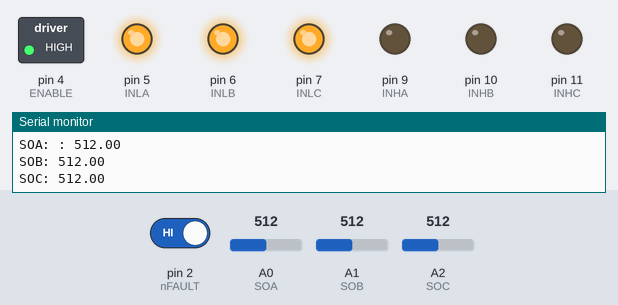
Recording of a sketch running on a simulated Arduino Uno, built with avr-gcc and run on an emulated ATmega328P. Parts: switched loads named in the sketch (green lamp = pin HIGH), output pins drawn as LEDs (lit = HIGH), the last lines printed to the serial monitor. The inputs (shaded band) are chosen by the test bench; at power-on: pin 2 (nFAULT) HIGH, A0 (SOA) = 512, A1 (SOB) = 512, A2 (SOC) = 512.

Above: at 1.2 s.
1.3 s: pin 2 (nFAULT) driven LOW
At 2.0 s:
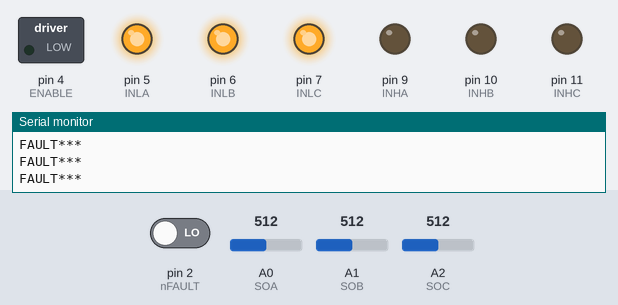
2.8 s: pin 2 (nFAULT) driven HIGH
At 3.4 s:
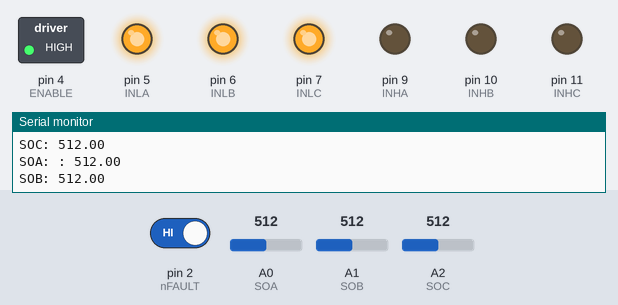
5.8 s: A0 (SOA) set to 107
8.8 s: A0 (SOA) set to 95
11.8 s: A1 (SOB) set to 105
13.3 s: A1 (SOB) set to 93
Timing chart, 0 to 16.3 s (numbered marks = the images above; inputs shaded):
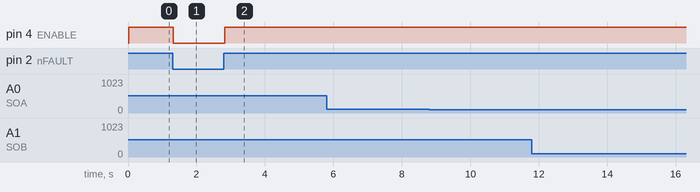

The sketch:

test_motor_control.ino
```cpp
// This module controls a BLDC bafang motor by specifying the 3-phase power supplied to it.
// The speed is read from a throttle and output is sent to the motor using PWM.
// Correction for efficiency is based on a PID loop and gear changes are specified as
// necessary to maintain speed.
//
// Author: Evan Richard

// phase outputs: on an Arduino Uno, PWM output is possible on digital I/O pins 3, 5, 6, 9, 10 and 11.
#define INHA 9
#define INHB 10
#define INHC 11
#define INLA 5
#define INLB 6
#define INLC 7

// Original
 #define HALLA 8
 #define HALLB 12
 #define HALLC 13

// #define HALLA 8
// #define HALLB 13
// #define HALLC 12
//
// #define HALLA 12
// #define HALLB 8
// #define HALLC 13
//
// #define HALLA 12
// #define HALLB 13
// #define HALLC 8
//
// #define HALLA 13
// #define HALLB 8
// #define HALLC 12
//
// #define HALLA 13
// #define HALLB 12
// #define HALLC 8

// Shunt Amplifier input vals: analog
#define SOA A0
#define SOB A1
#define SOC A2

// Potentiometer input val: analog
#define POT A3

// set enable low to turn off driver
// send out pulse to reset driver
#define ENABLE 4

// fault condition: default low, error high
#define nFAULT 2

// threshold for the hall sensor RPM (more accurate when higher)
#define HALL_THRESH 100.0

int fault;
float desiredSpeed, pwmOutput;                    // pwm to write to the 3-phase motor
int hallValA, hallValB, hallValC; // values from hall sensors A, B, C respectively
float curr1, curr2, curr3;          // current vals from SOA, SOB, SOC respectively
float potValue, lastVal;            // current and last potentiometer value, respectively

void setup() {
  // read at baud rate: 9600
  Serial.begin(9600);

  // assume the driver starts properly
  fault = 0;

  // configure the phase output pins
  pinMode(INHA, OUTPUT);
  pinMode(INHB, OUTPUT);
  pinMode(INHC, OUTPUT);
  pinMode(INLA, OUTPUT);
  pinMode(INLB, OUTPUT);
  pinMode(INLC, OUTPUT);

  digitalWrite(INLA, HIGH);
  digitalWrite(INLB, HIGH);
  digitalWrite(INLC, HIGH);
  delay(15);

  // configure hall sensor input pins
  pinMode(HALLA, INPUT);
  pinMode(HALLB, INPUT);
  pinMode(HALLC, INPUT);

  // configure nFault input
  pinMode(nFAULT, INPUT);

  /* Set PWM frequency on pins 9,10, and 11
  // this bit of code comes from
  http://usethearduino.blogspot.com/2008/11/changing-pwm-frequency-on-arduino.html
  */
  // Set PWM for pins 9,10 to 32 kHz
  //First clear all three prescaler bits:
  int prescalerVal = 0x07; //create a variable called prescalerVal and set it equal to the binary number "00000111"
  TCCR1B &= ~prescalerVal; //AND the value in TCCR0B with binary number "11111000"

  //Now set the appropriate prescaler bits:
  int prescalerVal2 = 1; //set prescalerVal equal to binary number "00000001"
//  int prescalerVal2 = 0x03; //set prescalerVal equal to binary number "00000010"
  TCCR1B |= prescalerVal2; //OR the value in TCCR0B with binary number "00000001"

  // Set PWM for pins 3,11 to 32 kHz (Only pin 11 is used in this program)
  //First clear all three prescaler bits:
  TCCR2B &= ~prescalerVal; //AND the value in TCCR0B with binary number "11111000"

  //Now set the appropriate prescaler bits:

  TCCR2B |= prescalerVal2; //OR the value in TCCR0B with binary number "00000001"//First clear all three prescaler bits:

  // configure enable output
  pinMode(ENABLE, OUTPUT);
  digitalWrite(ENABLE, HIGH);
}

void loop() {

  fault = digitalRead(nFAULT);

  if (!fault) {
    Serial.println("FAULT***");
    digitalWrite(ENABLE, LOW);
    delay(30);
    return;
  }

  digitalWrite(ENABLE, HIGH);

  pwmOutput = 100;

  // MARK: Write RPM/torque to motor
//  writePwm();

  // MARK: measure current and voltage(*****STILL NEED****)
  curr1 = analogRead(SOA);  // read the current input pins
  curr2 = analogRead(SOB);  // read the current input pins
  curr3 = analogRead(SOC);  // read the current input pins
  Serial.print("SOA: : ");
  Serial.println(curr1);
  Serial.print("SOB: ");
  Serial.println(curr2);
  Serial.print("SOC: ");
  Serial.println(curr3);
  float i = max(max(curr1, curr2), curr3);

  // MARK: measure torque and RPM(motor)
  // torque = k_t * i;
  // float rpmMotor = getRpm(HALLA);
}

// Returns the RPM based on readings from a single hall sensor
// Borrowed from: Joshua Hrisko, via
// https://engineersportal.com/blog/2018/10/3/arduino-tachometer-using-a-hall-effect-sensor-to-measure-rotations-from-a-fan
float getRpm(int hallSensor) {
  float hall_count = 1.0;       // how many times the sensor is toggled
  float start = micros();       // start time in µs
  bool on_state = false;        // is the sensor high or low (prevent double counting)

  while(true){
    if (digitalRead(hallSensor) == 0) {
      if (on_state == false) {
        on_state = true;
        hall_count+=1.0;
      }
    } else {
      on_state = false;
    }

    if (hall_count >= HALL_THRESH) {
      break;
    }
  }

  // print information about Time and RPM
  float end_time = micros();
  float time_passed = ((end_time-start)/1000000.0);
  Serial.print("Time Passed: ");
  Serial.print(time_passed);
  Serial.println("s");
  float rpm_val = (hall_count/time_passed)*60.0;
  Serial.print(rpm_val);
  Serial.println(" RPM");
  return rpm_val;
}

// Determine the state from the hall sensors
// and from that write to the 3-phases the
// computed pwm value.
void writePwm() {
  // read the hall sensor input pins
  hallValA = digitalRead(HALLA);
  hallValB = digitalRead(HALLB);
  hallValC = digitalRead(HALLC);
  Serial.print("HALLA: ");
  Serial.println(hallValA);
  Serial.print("HALLB: ");
  Serial.println(hallValB);
  Serial.print("HALLC: ");
  Serial.println(hallValC);

    if (hallValA == 0 && hallValB == 0 && hallValC == 0) {
    // stop: should not get here
    digitalWrite(INHA, LOW);
    digitalWrite(INLA, LOW);
    digitalWrite(INHB, LOW);
    digitalWrite(INLB, LOW);
    digitalWrite(INHC, LOW);
    digitalWrite(INLC, LOW);
    Serial.println("Read STOP from hall sensors");
  } else if (hallValA == 1 && hallValB == 1 && hallValC == 1) {
    // align: should not get here
    analogWrite(INHA, pwmOutput);
    analogWrite(INLA, LOW);
    digitalWrite(INHB, LOW);
    digitalWrite(INLB, HIGH);
    digitalWrite(INHC, LOW);
    digitalWrite(INLC, HIGH);
    Serial.println("Read ALIGN from hall sensors");
  } else if (hallValA == 1 && hallValB == 1 && hallValC == 0) {
    // STATE 1:
    // write the pwm to the appropriate gate
    digitalWrite(INHA, LOW);
    digitalWrite(INLA, LOW);
    analogWrite(INHB, pwmOutput);
    digitalWrite(INLB, LOW);
    digitalWrite(INHC, LOW);
    digitalWrite(INLC, HIGH);
  } else if (hallValA == 1 && hallValB == 0 && hallValC == 0) {
    // STATE 2:
    // write the pwm to the appropriate gate
    analogWrite(INHA, pwmOutput);
    digitalWrite(INLA, LOW);
    digitalWrite(INHB, LOW);
    digitalWrite(INLB, LOW);
    digitalWrite(INHC, LOW);
    digitalWrite(INLC, HIGH);
  } else if (hallValA == 1 && hallValB == 0 && hallValC == 1) {
    // STATE 3:
    // write the pwm to the appropriate gate
    analogWrite(INHA, pwmOutput);
    digitalWrite(INLA, LOW);
    digitalWrite(INHB, LOW);
    digitalWrite(INLB, HIGH);
    digitalWrite(INHC, LOW);
    digitalWrite(INLC, LOW);
  } else if (hallValA == 0 && hallValB == 0 && hallValC == 1) {
    // STATE 4:
    // write the pwm to the appropriate gate
    digitalWrite(INHA, LOW);
    digitalWrite(INLA, LOW);
    digitalWrite(INHB, LOW);
    digitalWrite(INLB, HIGH);
    analogWrite(INHC, pwmOutput);
    digitalWrite(INLC, LOW);
  } else if (hallValA == 0 && hallValB == 1 && hallValC == 1) {
    // STATE 5:
    // write the pwm to the appropriate gate
    digitalWrite(INHA, LOW);
    digitalWrite(INLA, HIGH);
    digitalWrite(INHB, LOW);
    digitalWrite(INLB, LOW);
    analogWrite(INHC, pwmOutput);
    digitalWrite(INLC, LOW);
  } else if (hallValA == 0 && hallValB == 1 && hallValC == 0) {
    // STATE 6:
    // write the pwm to the appropriate gate
    digitalWrite(INHA, LOW);
    digitalWrite(INLA, HIGH);
    analogWrite(INHB, pwmOutput);
    digitalWrite(INLB, LOW);
    digitalWrite(INHC, LOW);
    digitalWrite(INLC, LOW);
  }
  Serial.flush();
}
```

Measured:
- after the input at 1.3 s, pin 4 (ENABLE): HIGH → LOW at once
- after the input at 2.8 s, pin 4 (ENABLE): LOW → HIGH at once
